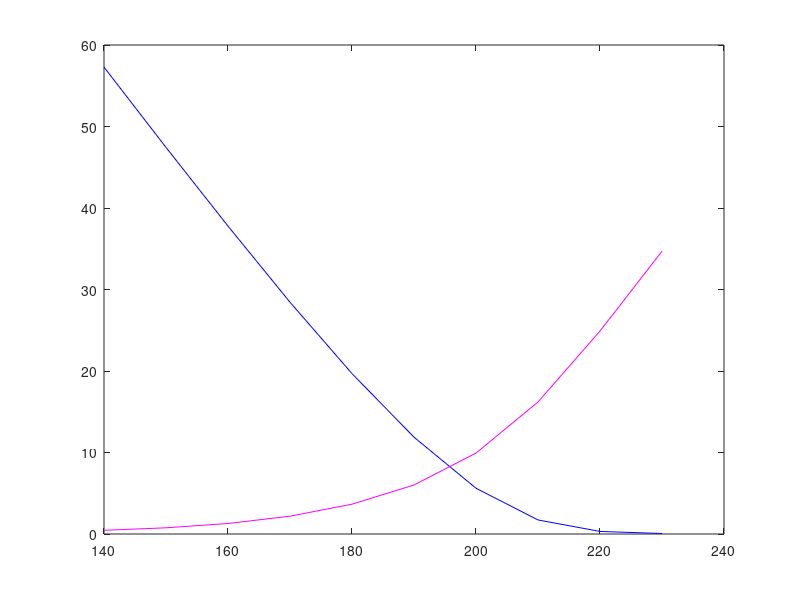
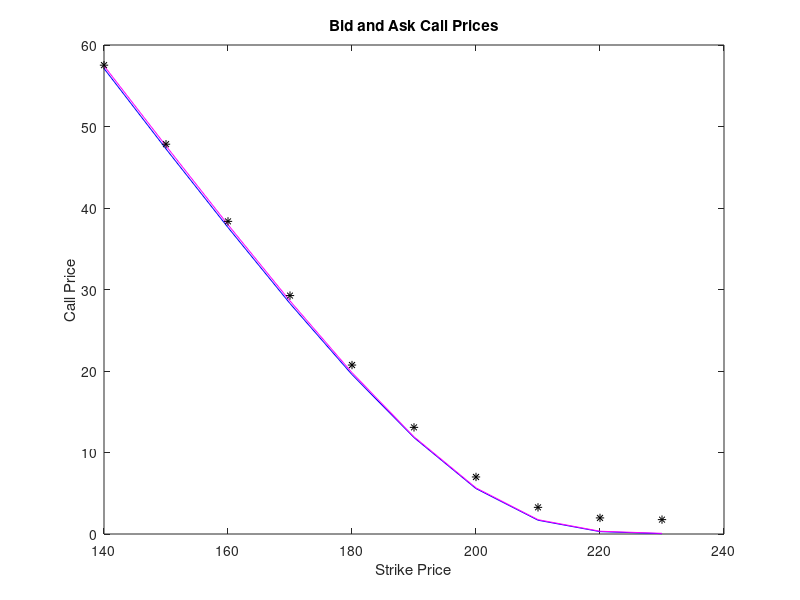
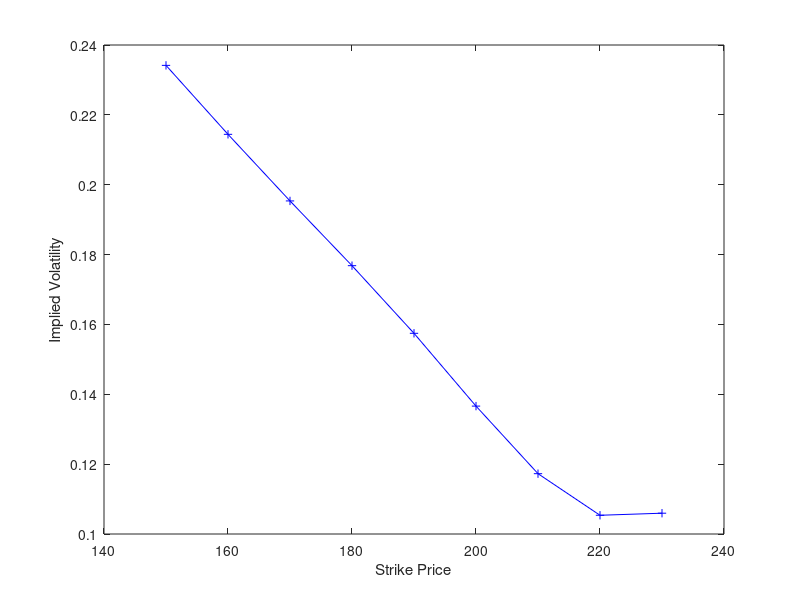

Here is the MATLAB script that generated these plots, in order:
% Matlab program for Lab Report #6, Fall 2013 
% NYU course ECON-UB 233, Macro foundations for asset pricing. 
% Written by:  Dave Backus  
format compact
format short 
clear all

%%
disp('Answers to Lab Report 6') 

%%
disp(' ')
disp('------------------------------------------------------------------')
disp('Question 1 (root-finding)') 

disp(' ')
disp('(a) plot f(x)') 
x = [0.5:0.025:2.5]';
f = sin(x) + x.*cos(x)  % note the .* for vectorization 

plot(x,f)
hold on
plot(x,0*f,'k')
plot(x,0*f+0.5,'k--')
plot(x,0*f-0.5,'k--')

disp(' ')
disp('(b) solutions')

% function and it's derivative 
c = [1/2; 0; -1/2];
f = @(x) sin(x) + x.*cos(x)-c;
fp = @(x) 2*cos(x)-x.*sin(x) 

% convergence parameters 
tol = 1.e-5;
maxit = 50;

% starting values 
x_now = 1.5 + zeros(size(c));       % note: it matters where you start! 
f_now = f(x_now);

% compute root by Newton's method 
t0 = cputime; 
for it = 1:maxit        
    x_new = x_now - f_now./fp(x_now);
    f_new = f(x_new);
    it, x_new
    diff_x = max(abs(x_new - x_now));
    diff_f = max(abs(f_new));
    
    if max(diff_x,diff_f) < tol, break, end
    
    x_now = x_new;
    f_now = f_new; 
end    

% display results
it 
diffs = [diff_x diff_f]
f_new
x_new
time = cputime - t0 


%%
disp(' ')
disp('Question 2 (BSM calculations)') 
disp('---------------------------------------------------------------')

% inputs 
tau = 5/12
q_tau = 1 
s = 197.07
k = [180; 197; 220];
k = 197
sigma = [0.1] 

% define price as function of sigma and k in two steps 
% this is set up so that k and sigma must have the same dimension -- 
% unless one of them is a scalar
d = @(sigma,k) (log(s./(q_tau.*k))+tau*sigma.^2/2)./(sqrt(tau)*sigma);
call = @(sigma,k) s.*normcdf(d(sigma,k)) - q_tau.*k.*normcdf(d(sigma,k)-sqrt(tau)*sigma);

disp('(a) call prices')
q_call = call(0.1,197)
q_call = call(0.2,197)

disp('(b,c) call price v vol')
sigma = [0.01:0.01:0.30]';
q_call_atm = call(sigma,197)
q_call_180 = call(sigma,180)
q_call_220 = call(sigma,220)

figure(1)
clf
plot(sigma, q_call_atm, 'k') 
hold on 
plot(sigma, q_call_180, 'm') 
plot(sigma, q_call_220, 'b') 

disp('(d) implied vol') 
% manual method 
check = call(0.1430, 197)

% semi-automated -- use grid, pick closest 
sig_grid = [0.1:0.0001:0.3];
[dummy,i] = min(abs(call(sig_grid,180)-19.68));
sigma_implied_180 = sig_grid(i)
[dummy,i] = min(abs(call(sig_grid,197)-7.28));
sigma_implied_atm = sig_grid(i)
[dummy,i] = min(abs(call(sig_grid,220)-0.32));
sigma_implied_220 = sig_grid(i)


%%
disp(' ')
disp('------------------------------------------------------------------')
disp('Question 3 (option prices and implied vols)') 

disp(' ')
disp('Inputs') 
tau = 5/12
q_tau = 1.00 
s = 197.07 

data = [
    140  57.12   57.45  0.43   0.48;
    150  47.25   47.62  0.73   0.79;
    160  37.61   37.95  1.26   1.32; 
    170  28.28   28.60  2.15   2.22;  
    180  19.56   19.80  3.63   3.69;  
    190  11.83   11.93  5.96   6.07;  
    200   5.57    5.66  9.87   9.99;  
    210   1.69    1.76 16.03  16.37;  
    220   0.29    0.34 24.70  25.11;  
    230   0.04    0.08 34.46  34.93 ]; 

k = data(:,1);
call_bid = data(:,2);
call_ask = data(:,3);
put_bid = data(:,4);
put_ask = data(:,5);

disp(' ')
disp('(a) plot midmarket quotes')

call_mid = (call_bid+call_ask)/2;
put_mid = (put_bid+put_ask)/2;

figure(1) 
clf
plot(k, call_mid, 'b')
hold on 
plot(k, put_mid, 'm')

%%

disp(' ')
disp('(b) Calls from puts')

call_fromputs = s - q_tau*k + put_mid;

figure(2) 
clf
plot(k, call_bid, 'b')
hold on 
plot(k, call_ask, 'm')
plot(k, call_fromputs, 'k*')
title('Bid and Ask Call Prices') 
xlabel('Strike Price') 
ylabel('Call Price') 
text(1350,30,'blue is bid, magenta is ask, * is from puts')

disp(' ')
disp('(b) Implied vols for mid calls via Newton method')
clear functions 

k = data(:,1);
call_bid = data(:,2);
call_ask = data(:,3);
call_mid = (call_bid+call_ask)/2;

% BSM formula
% define f = call price as function of sigma, two steps for clarity (or not?) 
d = @(sigma,k) (log(s./(q_tau.*k))+tau*sigma.^2/2)./(sqrt(tau)*sigma);
f = @(sigma,k) s*normcdf(d(sigma,k)) - q_tau.*k.*normcdf(d(sigma,k)-sqrt(tau)*sigma) ... 
        - call_mid;
fp = @(d) s*sqrt(tau)*exp(-d.^2/2)/sqrt(2*pi);    

% convergence parameters 
tol = 1.e-8;
maxit = 50;

% starting values 
% NB:  we do this for log(sigma), which makes sure sigma is positive
x_now = 0.12 + zeros(size(k));
f_now = f(x_now,k);

% compute implied vol 
t0 = cputime; 
for it = 1:maxit        
    fp_now = fp(d(x_now,k));
    x_new = x_now - f_now./fp_now;
    f_new = f(x_new,k);
    diff_x = max(abs(x_new - x_now));
    diff_f = max(abs(f_new));
    
    if max(diff_x,diff_f) < tol, break, end
    
    x_before = x_now;
    x_now = x_new;
    f_before = f_now;
    f_now = f_new; 
end    

% display results
it 
time = cputime - t0 
diffs = [diff_x diff_f]
disp(' ')
disp('Strike/1000 and Vol') 
vol = x_new;
[k/1000 vol]

figure(3) 
clf
plot(k, vol, 'b')
hold on
plot(k, vol, 'b+')
xlabel('Strike Price') 
ylabel('Implied Volatility') 

return